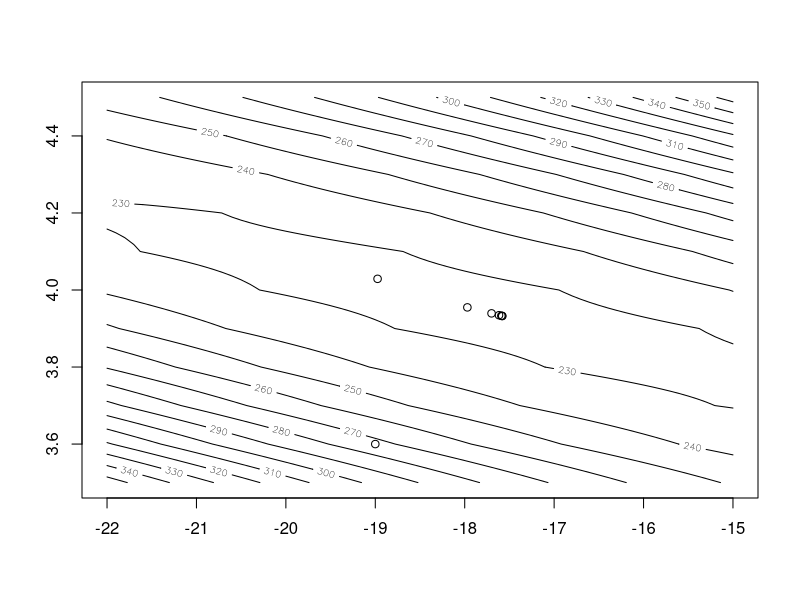

Generate this figure with R:
## ---- chunk 1
s <- cars$speed; d <- cars$dist
data_length <- length(s)
## ---- chunk 2
f <- function(x) 1/data_length * sum(((x[1] + x[2] * s) - d)^2)
g <- function(x) {
  gradient.a <- 2/data_length * sum((x[1] + x[2] * s) - d)
  gradient.b <- 2/data_length * sum(s * ((x[1] + x[2] * s) - d))
  return(c(gradient.a, gradient.b))
}
## ---- chunk 3
# Usign the norm as a criteria for convergence
norm2 <- function(x) norm(as.matrix(x), type = "2")

basic_gd <- function(x_0 = c(-19,3.6), alpha = 1e-4, tolerance = 1e-4,
                     k_max = 100000) {
  x_k <- x_0
  keep_going <- TRUE
  k <- 0
  while(keep_going) {
    k <- k + 1
    g_k <- g(x_k)
    p_k <- -g_k
    x_k <- x_k + alpha * p_k
    keep_going <- ((norm2(g_k) >= tolerance) & (k < k_max))
  }
  if((norm2(g_k) <= tolerance)) {
    cat('Converged in', k, 'steps', '\n')
  } else {
    cat('Iteration limit reached', '\n')
  }
  cat('f(x_k) = ',f(x_k),'\t', 'x_k = ', x_k)
}
basic_gd()
## ---- chunk 4
norm2 <- function(x) norm(as.matrix(x), type = "2")

# Implementation of Algorithm 3.5
# (Line Search Algorithm)
alpha <- function(a_0, x_k, c1, c2, r_k) {
  a_max <- 4*a_0
  f_k <- f(x_k)
  phi_k <- f_k
  a_1 <- a_0
  a0 <- 0
  a_k <- a_1
  a_k_old <- a0
  k <- 0
  k_max <- 10000
  done <- FALSE
  while(!done) {
    k <- k + 1
    f_k <- f(x_k)
    g_k <- g(x_k)
    p_k <- -g_k
    phi_k_old <- f(x_k + a_k_old * p_k)
      phi_k <- f(x_k + a_k * p_k)
      dphi_k_0 <- t(g(x_k)) %*% p_k
      l_k <- f_k + c1 * a_k * dphi_k_0
      if ((phi_k > l_k) || ((k > 1) && (phi_k >= phi_k_old))) {
        return(zoom(a_k_old, a_k, x_k, c1, c2))
      }
    dphi_k <- t(g(x_k + a_k * p_k)) %*% p_k
      if (abs(dphi_k) <= -c2*dphi_k_0) {
        return(a_k)
      }
    if (dphi_k >= 0) {
      return(zoom(a_k, a_k_old, x_k, c1, c2))
    }
    a_k_old <- a_k
    a_k <- r_k*a_k + (1 - r_k)*a_max
    done <- (k > k_max)
  }
  return(a_k)
}

# Implementation of Algorithm 3.6
# (Zoom Algorithm)
zoom <- function(a_lo, a_hi, x_k, c1, c2) {
  f_k <- f(x_k)
  g_k <- g(x_k)
  p_k <- -g_k
  k <- 0
  k_max <- 10000   # Maximum number of iterations.
  done <- FALSE
  while(!done) {
    k <- k + 1
    phi_lo <- f(x_k + a_lo * p_k)
      a_k <- 0.5*(a_lo + a_hi)
      phi_k <-  f(x_k + a_k * p_k)
      dphi_k_0 <- t(g(x_k)) %*% p_k
      l_k <-  f_k + c1 * a_k * dphi_k_0
      if ((phi_k > l_k) || (phi_k >= phi_lo)) {
        a_hi <- a_k
      } else {
        dphi_k <-  t(g(x_k + a_k * p_k)) %*% p_k
          if (abs(dphi_k) <= -c2*dphi_k_0) {
            return(a_k)
          }
        if (dphi_k*(a_hi - a_lo) >= 0) {
          a_hi <- a_lo
        }
        a_lo <- a_k
      }
    done <- (k > k_max)
  }
  return(a_k)
}
## ---- chunk 5
strong_wolfe_gd <-
  function(f, g, x_0, a_0 = 1, r_k = 0.5,
           c1 = 1e-4, c2 = 4e-1, tol_grad_f = 1e-4, k_max = 10000) {
  keep_going <- TRUE

  # For plotting purposes
  agrid <- seq(-22,-15,.1)
  bgrid <- seq(3.5,4.5,.1)
  zvalues <- matrix(NA_real_,length(agrid),length(bgrid))
  for (i in 1:length(agrid)) {
    for (j in 1:length(bgrid)) {
      zvalues[i,j] <- f(c(agrid[i],bgrid[j]))
    }
  }
  my_levels <- seq(150, 400, 10)
  contour(agrid, bgrid, zvalues, levels = my_levels)
  points(x_0[1], x_0[2])

  x_k <- x_0
  k <- 0
  while (keep_going) {
    k <- k + 1
    a_k <- alpha(a_0, x_k, c1, c2, r_k)
    g_k <- g(x_k)
    p_k <- -g_k
    x_k <- x_k + a_k*p_k
    keep_going <- (norm2(g_k) >= tol_grad_f) & (k < k_max)

    #plot iterates
    if (k == 1 || k %% 100 == 0) {
      points(x_k[1], x_k[2])
    }
  }
  if((norm2(g_k) <= tol_grad_f)) {
    cat('Converged in', k, 'steps', '\n')
  } else {
    cat('Iteration limit reached', '\n')
  }
  cat('f(x_k) = ',f(x_k),'\t', 'x_k = ', x_k)
}
strong_wolfe_gd(f,g, c(-19, 3.6))
